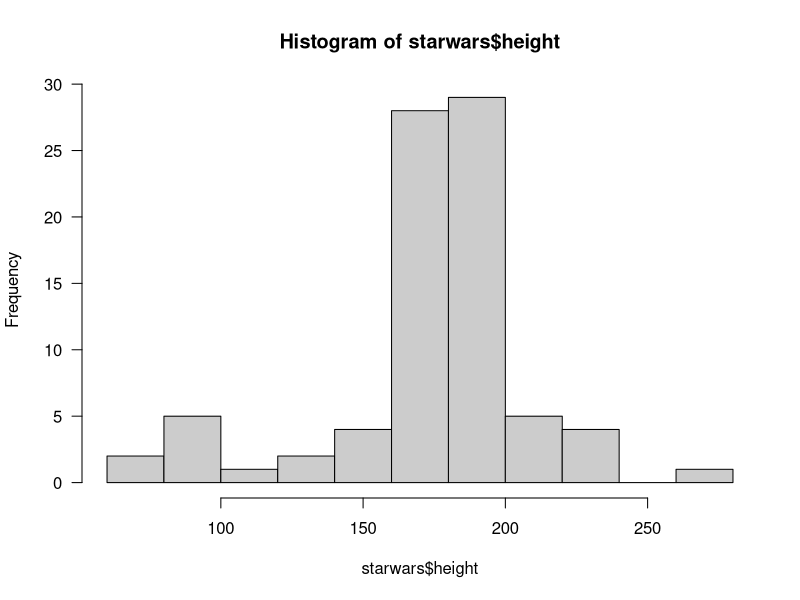
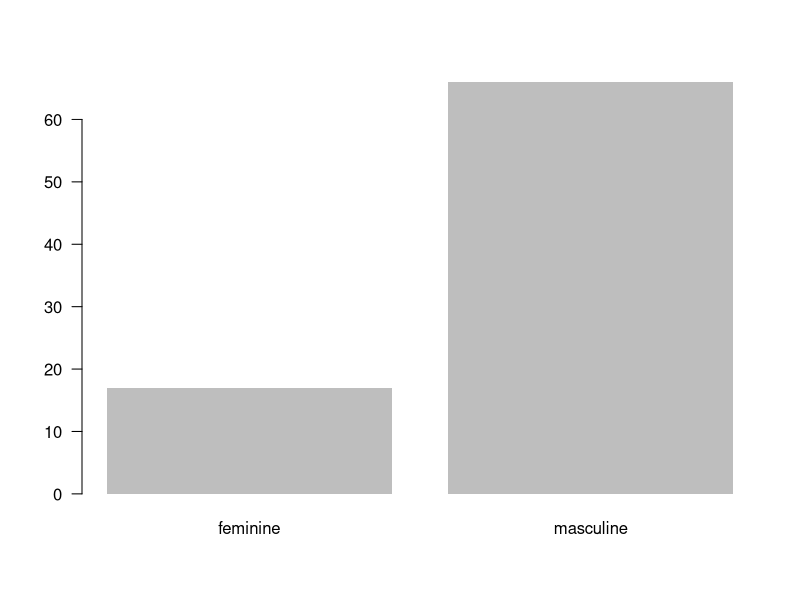

Write the R code that produced these figures, in order.
## ---- chunk 1
knitr::opts_chunk$set(echo = TRUE, error = TRUE, fig.path = '05-images/')
library(knitr)
library(ggplot2)
## ---- chunk 2
# load dplyr
library(dplyr)

# data set
starwars
## ---- chunk 3
# summary stats of height
summary(starwars$height)
## ---- chunk 4
# histogram
hist(starwars$height, col = 'gray80', las = 1)
## ---- chunk 5
# frequencies of gender
summary(starwars$gender)
gender_freqs <- table(starwars$gender)
gender_freqs
## ---- chunk 6
# barchart of gender freqs
barplot(gender_freqs, border = NA, las = 1)
## ---- chunk 7
# distinct values 
distinct(starwars, gender)
## ---- chunk 8
# frequencies of gender (via dplyr) 
count(starwars, gender)
## ---- chunk 9
# identify female and male individuals
# (comparison operations)
which_females <- starwars$gender == 'female'
which_males <- starwars$gender == 'male'
## ---- chunk 10
# select the height values of females and males
# (via logical subsetting)
height_females <- starwars$height[which_females]
height_males <- starwars$height[which_males]
## ---- chunk 11
# calculate averages (removing missing values)
avg_ht_female <- mean(height_females, na.rm = TRUE)
avg_ht_male <- mean(height_males, na.rm = TRUE)

# optional: display averages in a vector
c('female' = avg_ht_female, 'male' = avg_ht_male)
## ---- chunk 12
# all calculations in a couple of lines of code
c("female" = mean(starwars$height[starwars$gender == 'female'], na.rm = TRUE),
  "male" = mean(starwars$height[starwars$gender == 'male'], na.rm = TRUE)
)
## ---- chunk 13
# manipulation step-by-step
gender_height <- select(starwars, gender, height)

fem_male_height <- filter(gender_height, 
                          gender == 'female' | gender == 'male')

height_by_gender <- group_by(fem_male_height, gender)

summarise(height_by_gender, mean(height, na.rm = TRUE))
## ---- chunk 14
summarise(
  group_by(
    filter(select(starwars, gender, height),
           gender == 'female' | gender  == 'male'),
    gender),
  mean(height, na.rm = TRUE)
)
## ---- chunk 15
avg_height_by_gender <- starwars %>% 
  select(gender, height) %>%
  filter(gender == 'female' | gender == 'male') %>%
  group_by(gender) %>%
  summarise(avg = mean(height, na.rm = TRUE))

avg_height_by_gender

avg_height_by_gender$avg
## ---- chunk 16
starwars %>%
  select(species, height, mass) %>%
  filter(species %in% c('Droid', 'Ewok', 'Human')) %>%
  group_by(species) %>%
  summarise(
    mean_height = mean(height, na.rm = TRUE),
    mean_mass = mean(mass, na.rm = TRUE)
  ) %>%
  arrange(desc(mean_height))
